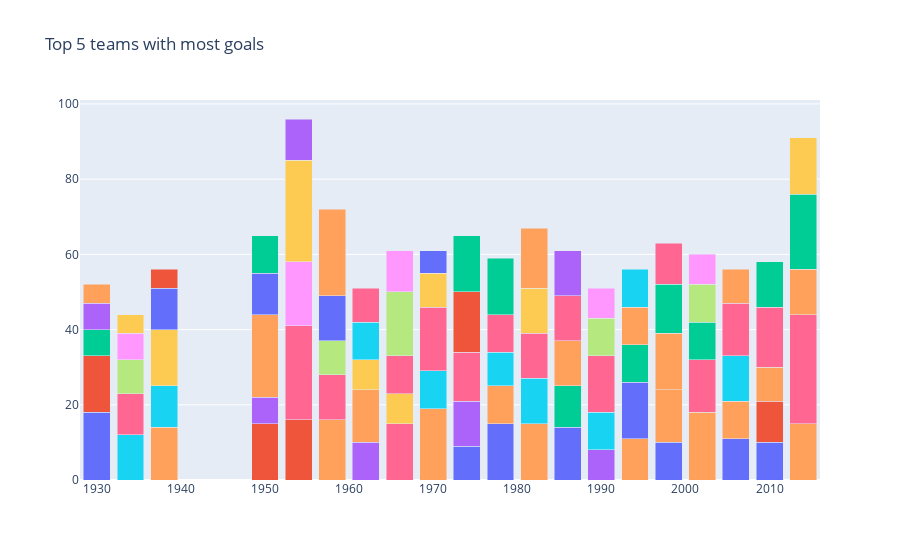

The notebook cell saved with this chart:
### Code cell
data=[]
for country in top5.Country.unique():
    year = top5[top5['Country'] == country]['Year']
    goal = top5[top5['Country'] == country]['Goals']
            
    data.append(go.Bar(x=year, y=goal, name=country))
            
layout = go.Layout(barmode='stack', title='Top 5 teams with most goals', 
                  showlegend=False)

fig = go.Figure(data=data, layout=layout)
fig.show()

### Figure 1 — Plotly figure (JSON) as saved in the notebook; plotly's stock layout.template omitted (floating-point values rounded to 4 significant figures)
{"data": [{"name": "Argentina", "type": "bar", "x": [1930, 1974, 1978, 1986, 1998, 2006, 2010], "y": [18, 9, 15, 14, 10, 11, 10]}, {"name": "Uruguay", "type": "bar", "x": [1930, 1950, 1954, 2010], "y": [15, 15, 16, 11]}, {"name": "USA", "type": "bar", "x": [1930], "y": [7]}, {"name": "Yugoslavia", "type": "bar", "x": [1930, 1950, 1962, 1974, 1990], "y": [7, 7, 10, 12, 8]}, {"name": "Brazil", "type": "bar", "x": [1930, 1938, 1950, 1958, 1962, 1970, 1978, 1982, 1994, 1998, 2002, 2006, 2010, 2014], "y": [5, 14, 22, 16, 14, 19, 10, 15, 11, 14, 18, 10, 9, 15]}, {"name": "Italy", "type": "bar", "x": [1934, 1938, 1970, 1978, 1982, 1990, 2006], "y": [12, 11, 10, 9, 12, 10, 12]}, {"name": "Germany", "type": "bar", "x": [1934, 1954, 1958, 1966, 1970, 1974, 1978, 1982, 1990, 2002, 2006, 2010, 2014], "y": [11, 25, 12, 15, 17, 13, 10, 12, 15, 14, 14, 16, 29]}, {"name": "Czechoslovakia", "type": "bar", "x": [1934, 1958, 1990], "y": [9, 9, 10]}, {"name": "Austria", "type": "bar", "x": [1934, 1954], "y": [7, 17]}, {"name": "Hungary", "type": "bar", "x": [1934, 1938, 1954, 1962, 1966, 1982], "y": [5, 15, 27, 8, 8, 12]}, {"name": "Sweden", "type": "bar", "x": [1938, 1950, 1958, 1994], "y": [11, 11, 12, 15]}, {"name": "Cuba", "type": "bar", "x": [1938], "y": [5]}, {"name": "Spain", "type": "bar", "x": [1950, 1986, 1994, 2002], "y": [10, 11, 10, 10]}, {"name": "Switzerland", "type": "bar", "x": [1954], "y": [11]}, {"name": "France", "type": "bar", "x": [1958, 1982, 1986, 1998, 2006, 2014], "y": [23, 16, 12, 15, 9, 12]}, {"name": "Chile", "type": "bar", "x": [1962], "y": [10]}, {"name": "Soviet Union", "type": "bar", "x": [1962, 1966, 1986], "y": [9, 10, 12]}, {"name": "Portugal", "type": "bar", "x": [1966], "y": [17]}, {"name": "England", "type": "bar", "x": [1966, 1990], "y": [11, 8]}, {"name": "Peru", "type": "bar", "x": [1970], "y": [9]}, {"name": "Mexico", "type": "bar", "x": [1970], "y": [6]}, {"name": "Poland", "type": "bar", "x": [1974], "y": [16]}, {"name": "Netherlands", "type": "bar", "x": [1974, 1978, 1998, 2010, 2014], "y": [15, 15, 13, 12, 20]}, {"name": "Belgium", "type": "bar", "x": [1986], "y": [12]}, {"name": "Bulgaria", "type": "bar", "x": [1994], "y": [10]}, {"name": "Romania", "type": "bar", "x": [1994], "y": [10]}, {"name": "Croatia", "type": "bar", "x": [1998], "y": [11]}, {"name": "Turkey", "type": "bar", "x": [2002], "y": [10]}, {"name": "Korea Republic", "type": "bar", "x": [2002], "y": [8]}, {"name": "Colombia", "type": "bar", "x": [2014], "y": [15]}], "layout": {"autosize": true, "barmode": "stack", "showlegend": false, "title": {"text": "Top 5 teams with most goals"}, "xaxis": {"autorange": true, "range": [1928, 2016], "type": "linear"}, "yaxis": {"autorange": true, "range": [0, 101.1], "type": "linear"}}}
